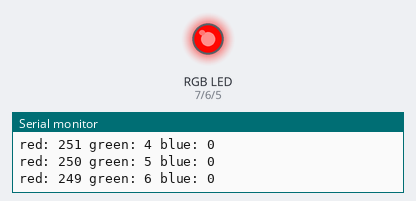
A sketch run on a simulated Arduino Uno, built with avr-gcc and run on an emulated ATmega328P. On the bench: an RGB LED mixed from three pins (HIGH = lit), the last lines printed to the serial monitor. Dim RGB values are drawn brighter than linear.

Above: at 0.15 s.
At 5.08 s:
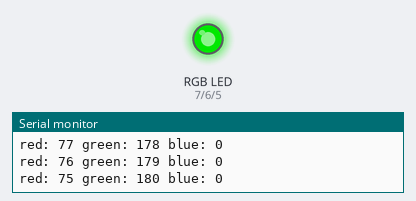
At 10.32 s:
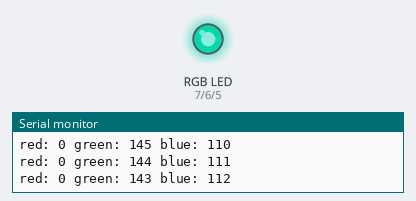
At 20.15 s:
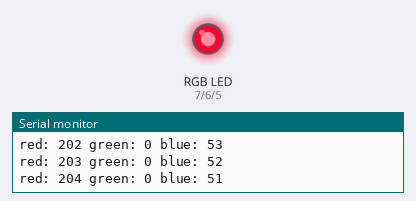
At 30.31 s:
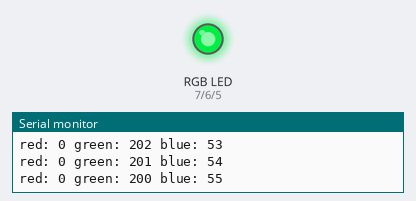
At 39.84 s:
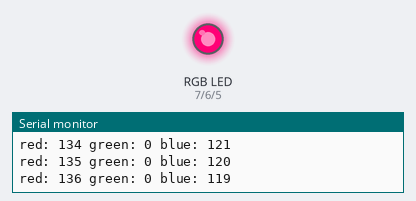
Timing chart, 0 to 40.0 s (numbered marks = the images above):
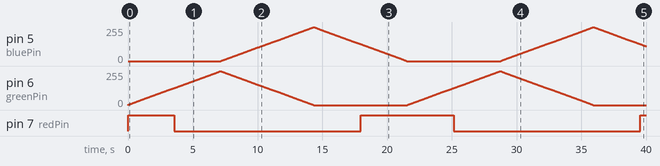

Measured:
- by itself, pin 7 (redPin): goes HIGH 3.6 s, LOW 14.4 s, HIGH 7.2 s, LOW 14.4 s, then HIGH

The sketch:

sketch_sep6a.ino
```cpp
const int redPin = 7;
const int greenPin = 6;
const int bluePin = 5;

enum States{
  RG, GB, BR
};

struct Color{
  int redValue;
  int greenValue;
  int blueValue;
  States state;

  Color(States p_st): redValue(0), greenValue(0), blueValue(0), state(p_st)
  {
    switch(state) {
      case RG: redValue = 255;break;
      case GB: greenValue = 255;break;
      case BR: blueValue = 255;break;
    }
  }

  void step() {
    switch(state) {
      case RG:
        if(greenValue >= 254) state = GB;
        redValue--;
        greenValue++; break;
      case GB:
        if(blueValue >= 254) state = BR;
        greenValue--;
        blueValue++; break;
      case BR:
        if(redValue >= 254) state = RG;
        blueValue--;
        redValue++; break;
    }
  }
};

Color color(RG);

void setup() {
  Serial.begin(9600);

  pinMode(greenPin, OUTPUT);
  pinMode(redPin, OUTPUT);
  pinMode(bluePin, OUTPUT);
}

void loop() {
  analogWrite(redPin, color.redValue);
  analogWrite(greenPin, color.greenValue);
  analogWrite(bluePin, color.blueValue);
  color.step();
  Serial.print("red: ");
  Serial.print(color.redValue);
  Serial.print(" green: ");
  Serial.print(color.greenValue);
  Serial.print(" blue: ");
  Serial.print(color.blueValue);
  Serial.print('\n');
  delay(10);
}
```
